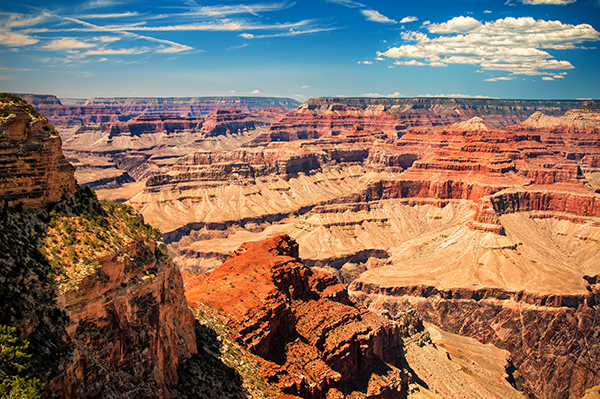
#> input picture programs/images/grand_canyon.png, 600 x 399 px
$ python Module_1_Lesson_1.1.py -i ./images/grand_canyon.png -o ./images/grand_canyon.jpg
#> lines starting #> are read from the running program, lines starting #| are printed output that depends on the picture
#Module:1
#Chapter:1
#1.1: Loading, displaying, and saving images

#usage:
#python Module_1_Lesson_1.1.py -i ./images/grand_canyon.png -o ./images/grand_canyon.jpg

#Import necessary packages:
import cv2
import numpy as np
import argparse

#Construct argument parser to parse the command line arguments
#especially the image
ap = argparse.ArgumentParser()

#Add an argument called -i, and make it a mandatory argument
#Add another argument -o, and make it optional
ap.add_argument("-i","--image",required=True,help="Path to the input image")
ap.add_argument("-o","--output",required=False,help="Path to the output image")

#Read the arguments:
args = vars(ap.parse_args())

#args will be a dictionary, and the value of the key "image" will be the
#path to image

#Read the image:
image = cv2.imread(args['image'])
#> image is the input picture: shape (399, 600, 3); mean B, G, R 97.3, 113.1, 138.6

#Images in opencv are represented as numpy arrays.
#For colored images with RGB color space (more on the color spaces later)
#will have 3 Dimensions. The first dimension is x-axis (or horizontal axis),
#the y-axis (or vertical axis) and the z-axis (for color channels)
#The image origin begins at the left upper corner, and as we move towards right,
#the x-value will increase, and as we move down the y-value will increase.
#For colored images, the third dimension will have colours (pixel intensities)
#in the order BGR (Blue, Green, Red). Each of these values will be between
#0 to 255. If all three channels have 0, then the pixel is black,
#and if all are 255 then the pixel is white.
#VERY IMPORTANT NOTE:
#We can treat the image in opencv using the x, y axis or using numpy
#method of slicing/dicing
#In numpy world, the dimensions will be represented in the form RowsXColumnsXDepth
#where Rows = number of rows, Columns = number of columns and Depth = number of elements
#in the third dimension.
#So, the x-axis of the image will be the number of columns (or image.shape[1]) of the numpy matrix
#The y-axis of the image will be the number of rows of the image (or image.shape[0]).
#The color channel will be image.shape[2]


#Display the dimensions of the image:

print("Width or x-Axis of image (number of columns of numpy array): {}".format(image.shape[1]))
#| Width or x-Axis of image (number of columns of numpy array): 600
print("Height of y-axis of image (number of rows of numpy array): {}".format(image.shape[0]))
#| Height of y-axis of image (number of rows of numpy array): 399
print("Depth of image (for color channels): {}".format(image.shape[2]))
#| Depth of image (for color channels): 3

#To display the image:
#The first parameter is a string, or the "name" of our window.
#The second parameter is a reference to the image we loaded off disk
cv2.imshow("original", image)


#The cv2.waitKey(0) pauses the execution of the script until we press
#a key on our keyboard. Using a parameter of "0"
#indicates that any keypress will un-pause the execution.
#cv2.waitKey(1000) will display the image for 1000 milli seconds
#A value of 0 will display the image indefinitely, until any key is pressed
cv2.waitKey(0)

#To save the image in jpg format:
#Note that we are supplying the image format in the name itself,
#and the image will be saved in that format accordingly
#OpenCV will automatically convert the png to jpg

#If we supply -o option then the args["output"] will not be None, else it will be None
if args["output"]:
    cv2.imwrite(args["output"], image)
    print("Image saved as {}".format(args["output"]))


#To destroy all active windows of cv2.imshow(), use cv2.destroyAllWindows()
cv2.destroyAllWindows()


#The np.hstack() will horizontally combine the np matrices.
#This way we can join the images together as one image horizontally, and display

h_image = np.hstack([image, \
                    image, \
                    image])
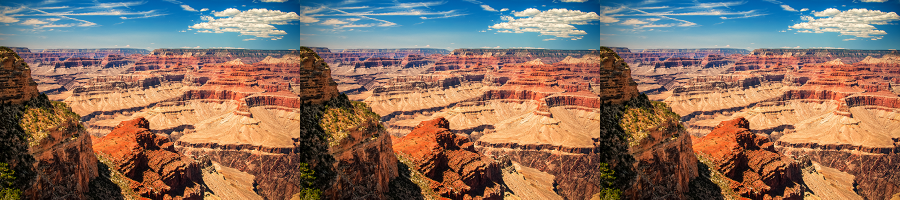
#> h_image: shape (399, 1800, 3) (shown at 1/2 size); mean B, G, R 97.3, 113.1, 138.6
cv2.imshow("h_image", h_image)
cv2.waitKey(0)

$ run again, with programs/images/Station.png copied over programs/images/grand_canyon.png
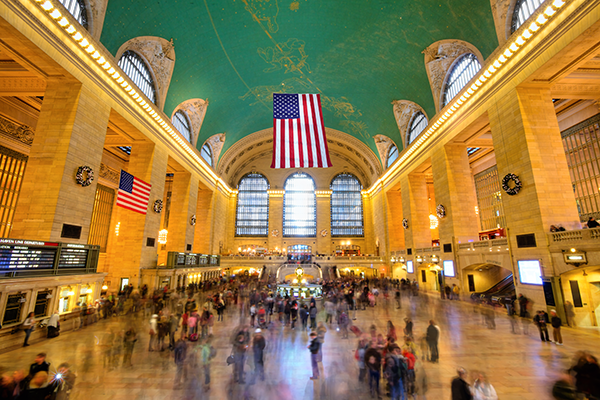
#> input picture programs/images/Station.png, 600 x 400 px
#> image is the input picture: shape (400, 600, 3); mean B, G, R 68.6, 120.6, 149.9
#| Width or x-Axis of image (number of columns of numpy array): 600
#| Height of y-axis of image (number of rows of numpy array): 400
#| Depth of image (for color channels): 3
#> `h_image = np.hstack([image, \ image, \ image])`:
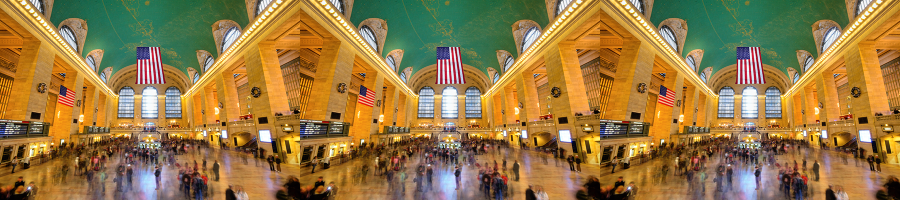
#> h_image: shape (400, 1800, 3) (shown at 1/2 size); mean B, G, R 68.6, 120.6, 149.9

$ run again, with programs/images/beach.png copied over programs/images/grand_canyon.png
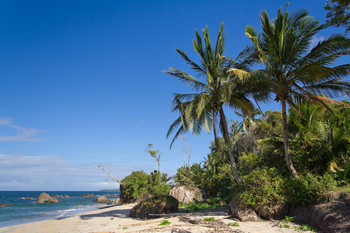
#> input picture programs/images/beach.png, 350 x 233 px
#> image is the input picture: shape (233, 350, 3); mean B, G, R 136, 110.4, 78.6
#| Width or x-Axis of image (number of columns of numpy array): 350
#| Height of y-axis of image (number of rows of numpy array): 233
#| Depth of image (for color channels): 3
#> `h_image = np.hstack([image, \ image, \ image])`:
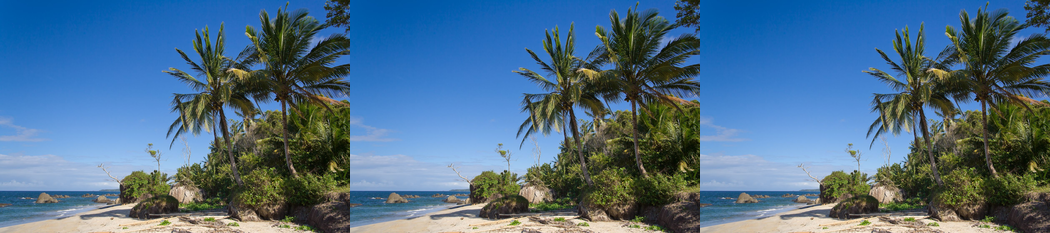
#> h_image: shape (233, 1050, 3); mean B, G, R 136, 110.4, 78.6

$ run again, with programs/images/circles_and_squares.png copied over programs/images/grand_canyon.png
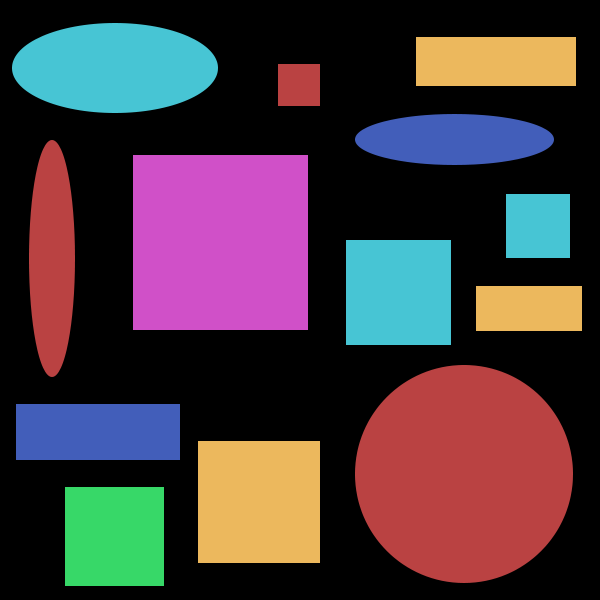
#> input picture programs/images/circles_and_squares.png, 600 x 600 px
#> image is the input picture: shape (600, 600, 3); mean B, G, R 62, 56.2, 70.8
#| Width or x-Axis of image (number of columns of numpy array): 600
#| Height of y-axis of image (number of rows of numpy array): 600
#| Depth of image (for color channels): 3
#> `h_image = np.hstack([image, \ image, \ image])`:
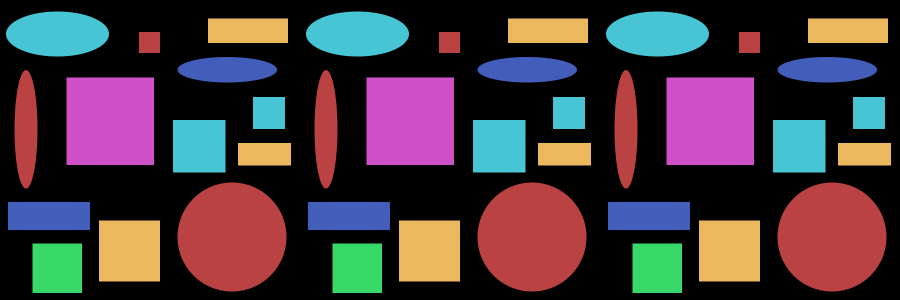
#> h_image: shape (600, 1800, 3) (shown at 1/2 size); mean B, G, R 62, 56.2, 70.8
